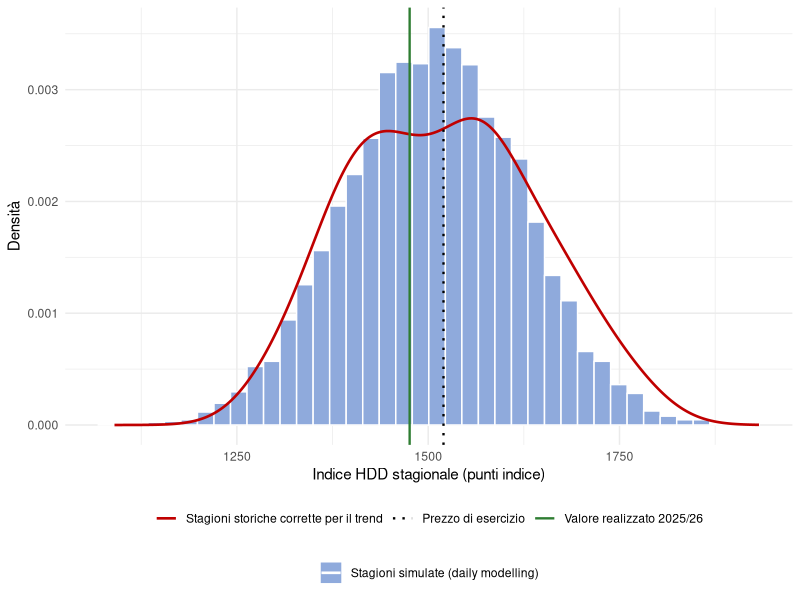

Source code (R):
# 05 - Prezzo della put con le tre tecniche di pricing e sensibilita al trend
#
# Input:  risultati/indice_hdd.csv, risultati/indice_hdd_stima.csv,
#         risultati/livello_trend.csv                                (script 02)
#         risultati/tab_distribuzioni.csv                            (script 03)
#         risultati/simulazioni_hdd_2025.csv                         (script 04)
# Output: risultati/tab_prezzi.csv
#         risultati/tab_sensibilita.csv
#         risultati/05_prezzi.txt
#         grafici/figura12_montecarlo.png

# directory di lavoro: la cartella codice_R (vedi LEGGIMI)
library(ggplot2)

indice <- read.csv("risultati/indice_hdd.csv")
stima <- read.csv("risultati/indice_hdd_stima.csv")
livello <- read.csv("risultati/livello_trend.csv")
distribuzioni <- read.csv("risultati/tab_distribuzioni.csv")
simulazioni <- read.csv("risultati/simulazioni_hdd_2025.csv")

# parametri del contratto e di mercato
tick <- 20                     # euro per punto indice (contratti europei CME)
r <- 0.0211                    # Euribor 6 mesi, media di ottobre 2025 (BCE): 2,1068%
tau <- 151 / 365               # dal 31/10/2025 al 31/03/2026
sconto <- exp(-r * tau)

# strike at the money: valore atteso dell'indice senza trend, arrotondato alla decina
K <- round(mean(stima$HDD_detrend) / 10) * 10
strike <- c(K - 50, K, K + 50)

payoff_put <- function(indice_hdd, strike_put) {
  tick * pmax(strike_put - indice_hdd, 0)
}

# prezzo = media dei payoff attualizzata; errore standard = dev. standard / radice di n
prezzo <- function(valori, k) sconto * mean(payoff_put(valori, k))
errore <- function(valori, k) sconto * sd(payoff_put(valori, k)) / sqrt(length(valori))

# per l'index modelling estraggo 100.000 valori da ciascuna distribuzione stimata
set.seed(2026)
normale <- rnorm(100000, distribuzioni$parametro_1[1], distribuzioni$parametro_2[1])
lognormale <- rlnorm(100000, distribuzioni$parametro_1[2], distribuzioni$parametro_2[2])

prezzi <- data.frame(strike = strike, burn_grezza = NA, burn_detrend = NA,
                     index_normale = NA, index_lognormale = NA, daily = NA)

for (i in 1:3) {
  k <- strike[i]
  prezzi$burn_grezza[i] <- prezzo(stima$HDD, k)
  prezzi$burn_detrend[i] <- prezzo(stima$HDD_detrend, k)
  prezzi$index_normale[i] <- prezzo(normale, k)
  prezzi$index_lognormale[i] <- prezzo(lognormale, k)
  prezzi$daily[i] <- prezzo(simulazioni$HDD, k)
}
write.csv(prezzi, "risultati/tab_prezzi.csv", row.names = FALSE)

# valore atteso dell'indice secondo ciascuna tecnica
valore_atteso <- c(
  burn_grezza = mean(stima$HDD),
  burn_detrend = mean(stima$HDD_detrend),
  index_normale = distribuzioni$parametro_1[1],
  index_lognormale = exp(distribuzioni$parametro_1[2] + distribuzioni$parametro_2[2]^2 / 2),
  daily = mean(simulazioni$HDD)
)

# incertezza: errore standard per la burn analysis (51 stagioni)
# ed errore di simulazione per il daily modelling (10.000 stagioni)
errore_burn <- errore(stima$HDD_detrend, K)
intervallo_burn <- prezzi$burn_detrend[2] + c(-1.96, 1.96) * errore_burn
errore_montecarlo <- errore(simulazioni$HDD, K)

# caricamento per il rischio: P = D * (media + alfa * dev. standard)
payoff_storici <- payoff_put(stima$HDD_detrend, K)
alfa <- c(0, 0.25, 0.5)
prezzo_caricato <- sconto * (mean(payoff_storici) + alfa * sd(payoff_storici))

# probabilita che la put venga esercitata
probabilita <- c(burn_grezza = mean(stima$HDD < K),
                 burn_detrend = mean(stima$HDD_detrend < K),
                 daily = mean(simulazioni$HDD < K))

# sensibilita al trattamento del trend (stesso strike K = 1.520)
# a) burn analysis sulle sole stagioni recenti, come nella prassi (10-30 anni)
# b) serie corretta con il livello della retta spostato di un errore standard
serie_alternative <- list(
  "Tutte le 51 stagioni osservate" = stima$HDD,
  "Ultime 30 stagioni osservate" = tail(stima$HDD, 30),
  "Ultime 20 stagioni osservate" = tail(stima$HDD, 20),
  "Ultime 10 stagioni osservate" = tail(stima$HDD, 10),
  "Serie corretta, livello centrale" = stima$HDD_detrend,
  "Serie corretta, livello +1 errore standard" = stima$HDD_detrend + livello$errore_standard,
  "Serie corretta, livello -1 errore standard" = stima$HDD_detrend - livello$errore_standard
)

sensibilita <- data.frame()
for (nome in names(serie_alternative)) {
  x <- serie_alternative[[nome]]
  sensibilita <- rbind(sensibilita, data.frame(
    impostazione = nome, stagioni = length(x), valore_atteso = mean(x),
    prezzo_put = prezzo(x, K), errore_standard = errore(x, K)))
}
write.csv(sensibilita, "risultati/tab_sensibilita.csv", row.names = FALSE)

# verifica sulla stagione 2025/26
realizzato <- indice$HDD[indice$stagione == 2025]

capture.output(
  cat("Fattore di sconto:", sconto, "| strike at the money:", K, "\n\n"),
  print(prezzi),
  cat("\nValore atteso dell'indice:\n"), print(valore_atteso),
  cat("\nProbabilita di esercizio:\n"), print(probabilita),
  cat("\nBurn analysis corretta, strike", K, ": errore standard =", errore_burn,
      "| intervallo al 95% =", intervallo_burn, "\n"),
  cat("Daily modelling, strike", K, ": errore di simulazione =", errore_montecarlo, "\n"),
  cat("\nPrezzo con caricamento, alfa = 0 / 0.25 / 0.5:", prezzo_caricato, "\n\n"),
  print(sensibilita),
  cat("\nStagione 2025/26: indice realizzato =", realizzato,
      "| payoff della put =", payoff_put(realizzato, K), "\n"),
  cat("Scarto tra valore atteso e realizzato:\n"), print(valore_atteso - realizzato),
  file = "risultati/05_prezzi.txt"
)

# Figura 12: stagioni simulate (istogramma), distribuzione storica senza trend
# (curva rossa), strike (linea punteggiata), valore realizzato (linea verde)
et_sim <- "Stagioni simulate (daily modelling)"
et_sto <- "Stagioni storiche corrette per il trend"
et_k <- "Prezzo di esercizio"
et_real <- "Valore realizzato 2025/26"
ordine_linee <- c(et_sto, et_k, et_real)
linee <- data.frame(x = c(K, realizzato), tipo = c(et_k, et_real))

grafico <- ggplot() +
  geom_histogram(data = simulazioni, aes(x = HDD, y = after_stat(density), fill = et_sim),
                 bins = 40, colour = "white") +
  geom_density(data = stima, aes(x = HDD_detrend, colour = et_sto, linetype = et_sto),
               linewidth = 0.9, key_glyph = "path") +
  geom_vline(data = linee, aes(xintercept = x, colour = tipo, linetype = tipo),
             linewidth = 0.8, key_glyph = "path") +
  scale_fill_manual(values = setNames("#8faadc", et_sim)) +
  scale_colour_manual(values = setNames(c("#c00000", "black", "#2e7d32"), ordine_linee),
                      breaks = ordine_linee) +
  scale_linetype_manual(values = setNames(c("solid", "dotted", "solid"), ordine_linee),
                        breaks = ordine_linee) +
  guides(fill = guide_legend(override.aes = list(colour = "white"))) +
  labs(x = "Indice HDD stagionale (punti indice)", y = "Densità",
       fill = NULL, colour = NULL, linetype = NULL) +
  theme_minimal() +
  theme(legend.position = "bottom", legend.box = "vertical")

ggsave("grafici/figura12_montecarlo.png", grafico, width = 16, height = 9, units = "cm", dpi = 300)
